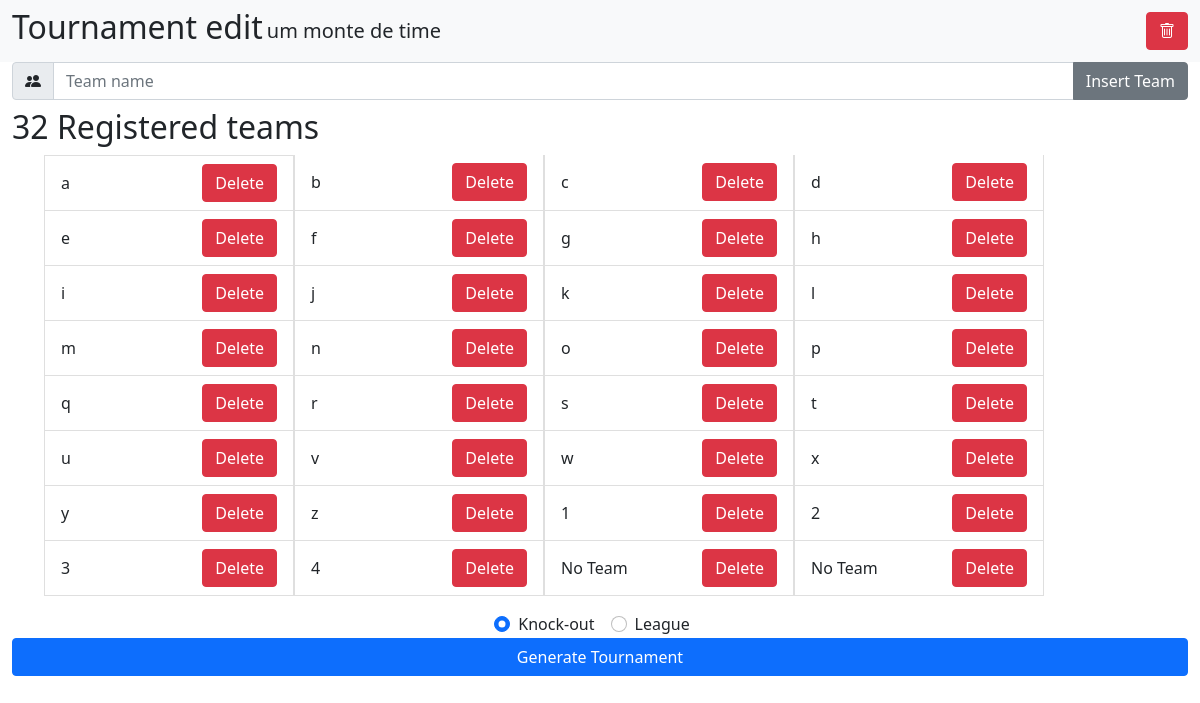
The page /tournament/6/edit on the database its author committed.
### core/models.py (models this page shows, shortened)
class Tournament(models.Model):
	id = models.AutoField(primary_key=True)
	name = models.CharField(max_length=100)
	status = models.CharField(max_length=100, default='not started')
	current_round = models.IntegerField(default=0)
	type = models.CharField(max_length=100, default='knockout')

class Team(models.Model):
	id = models.AutoField(primary_key=True)
	name = models.CharField(max_length=100)
	tournament = models.ForeignKey(Tournament, on_delete=models.CASCADE)
	wins = models.IntegerField(default=0)
	draws = models.IntegerField(default=0)
	defeats = models.IntegerField(default=0)
	goals_scored = models.IntegerField(default=0)
	goals_conceded = models.IntegerField(default=0)
	goals_difference = models.IntegerField(default=0)
	false_team = models.BooleanField(default=False)

### core/views.py (the view)
# urls.py: path('tournament/<int:id>/edit', tournament_edit),
def tournament_edit(request, id):
	tournament_obj = get_object_or_404(Tournament, id=id)
	try:
		teams = Team.objects.filter(tournament=tournament_obj)
		count_teams = len(teams)
	except Team.DoesNotExist:
		count_teams, teams = 0, []
	context = {
		'tournament': tournament_obj,
		'count_teams': count_teams,
		'teams': teams,
	}
	return render(request, 'tournament_edit.html', context)

### core/templates/tournament_edit.html (shortened to what this page needs)
{% load static %}
<!DOCTYPE html>
<html lang="en">
<head>
	<link href="https://cdn.jsdelivr.net/npm/bootstrap@5.1.3/dist/css/bootstrap.min.css" rel="stylesheet">
	<link rel="stylesheet" href="https://cdn.jsdelivr.net/npm/bootstrap-icons@1.8.1/font/bootstrap-icons.css">
</head>
<body onload="document.getElementById('inputTeamName').select()">
	<nav class="navbar navbar-light bg-light">
		<div class="container-fluid">
			<span class=" d-flex justify-content-start">
				<p class="h2">
					Tournament edit
					<p class="lead mb-0 ms-1 d-flex align-items-center">{{tournament.name}}</p>
				</p>
			</span>
			<button class="btn btn-danger" onclick="deleteTournament()" title="Delete Tournament"><i class="bi bi-trash"></i></button>
		</div>
	</nav>
	<div class="container-fluid">
		<div class="input-group flex-nowrap">
			<span class="input-group-text"><i class="bi bi-people-fill"></i></span>
			<input class="form-control" type="text" id="inputTeamName" placeholder="Team name" onkeyup="addTeam()">
			<button class="btn btn-secondary" onclick="addTeam()">Insert Team</button>
		</div>
		<h2 class="mt-2">{{count_teams}} Registered teams</h2>
		<ol class="d-flex flex-wrap">
			{% for team in teams %}
			<li class="list-group-item d-flex justify-content-between align-items-center" style="width: 250px">
				{{team.name}}
				<button class="btn btn-danger" onclick="removeTeam({{team.id}})">Delete</button>
			</li>
			{% endfor %}
		</ol>
		<div class="d-flex flex-column justify-content-center">
			<div class="d-flex flex-row justify-content-center">
				<div class="form-check form-check-inline">
					<input class="form-check-input" type="radio" name="typeTournament" id="typeTournament1" value="knockout" checked>
					<label class="form-check-label" for="typeTournament1">
						Knock-out
					</label>
				</div>
				<div class="form-check form-check-inline">
					<input class="form-check-input" type="radio" name="typeTournament" id="typeTournament2" value="league">
					<label class="form-check-label" for="typeTournament2">
						League
					</label>
				</div>
			</div>
			<button class="btn btn-primary" onclick="generateTournament()">Generate Tournament</button>
		</div>
	</div>
</body>
</html>

### rows shown on the page
Tournament: name "um monte de time"
Team: name "a"
Team: name "b"
Team: name "c"
Team: name "d"
Team: name "e"
Team: name "f"
Team: name "g"
Team: name "h"
Team: name "i"
Team: name "j"
Team: name "k"
Team: name "l"
Team: name "m"
Team: name "n"
Team: name "o"
Team: name "p"
Team: name "q"
Team: name "r"
Team: name "s"
Team: name "t"
Team: name "u"
Team: name "v"
Team: name "w"
Team: name "x"
Team: name "y"
Team: name "z"
Team: name "1"
Team: name "2"
Team: name "3"
Team: name "4"
Team: name "No Team"
Team: name "No Team"

### other values the page prints
{{ count_teams }} "32"
